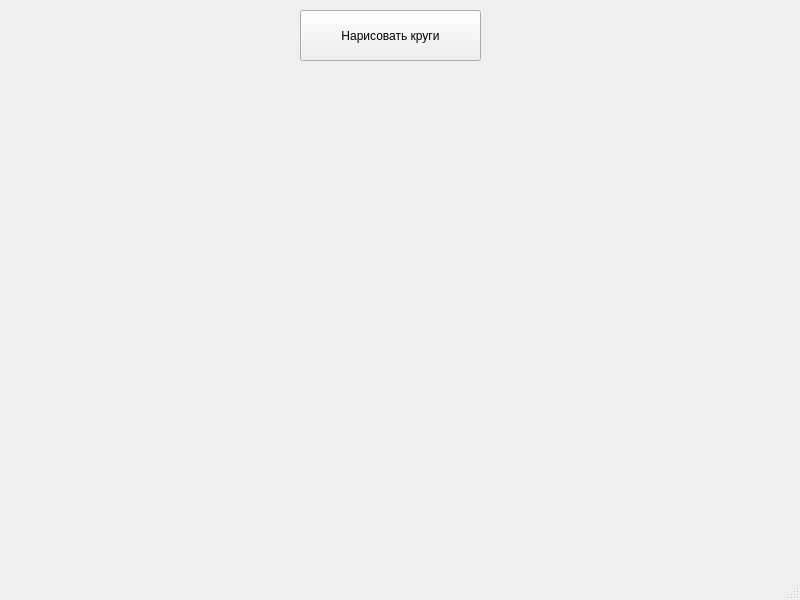
<?xml version="1.0" encoding="UTF-8"?>
<ui version="4.0">
 <class>MainWindow</class>
 <widget class="QMainWindow" name="MainWindow">
  <property name="geometry">
   <rect>
    <x>0</x>
    <y>0</y>
    <width>800</width>
    <height>600</height>
   </rect>
  </property>
  <property name="windowTitle">
   <string>MainWindow</string>
  </property>
  <widget class="QWidget" name="centralwidget">
   <widget class="QPushButton" name="pushButton">
    <property name="geometry">
     <rect>
      <x>300</x>
      <y>10</y>
      <width>181</width>
      <height>51</height>
     </rect>
    </property>
    <property name="text">
     <string>Нарисовать круги</string>
    </property>
   </widget>
  </widget>
  <widget class="QMenuBar" name="menubar">
   <property name="geometry">
    <rect>
     <x>0</x>
     <y>0</y>
     <width>800</width>
     <height>21</height>
    </rect>
   </property>
  </widget>
  <widget class="QStatusBar" name="statusbar"/>
 </widget>
 <resources/>
 <connections/>
</ui>
